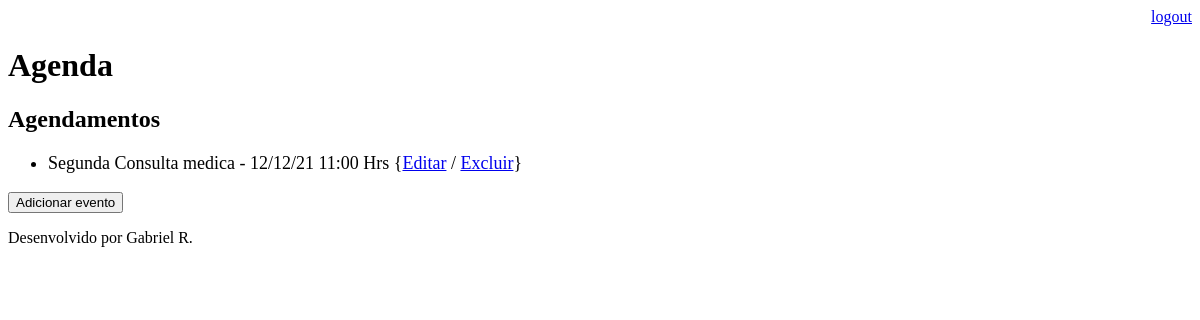
The page /agenda/ (signed in) on the database as committed earlier.
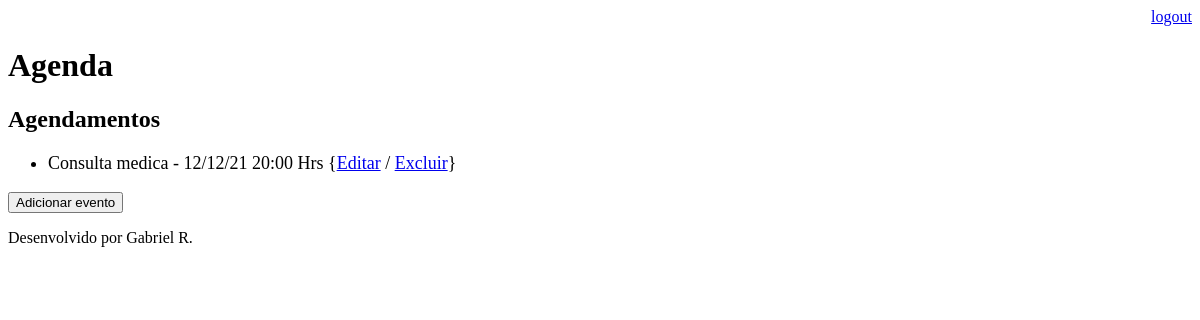
The same page on the database as committed later.
### core/models.py (models this page shows, shortened)
class Evento(models.Model):
    titulo = models.CharField(max_length=100)
    descricao = models.TextField(blank=True, null=True)
    data_evento = models.DateTimeField(verbose_name='Data do evento')
    data_criacao = models.DateTimeField(auto_now=True)
    usuario = models.ForeignKey(User, on_delete=models.CASCADE)
    class Meta:
        db_table = 'evento'
    def get_data_evento(self):
        return self.data_evento.strftime('%d/%m/%y %H:%M Hrs')
    def get_evento_atrasado(self):
        if self.data_evento < datetime.now():
            return True
        else:
            return False

### core/views.py (the view)
# urls.py: path('agenda/', views.lista_eventos),
@login_required(login_url='/login/')
def lista_eventos(request):
    usuario = request.user
    data_atual = datetime.now() - timedelta(hours=1)
    evento = Evento.objects.filter(usuario=usuario,
                                   data_evento__gt=data_atual)
    dados = {'eventos' :evento}
    return render(request, 'agenda.html', dados)

### templates/agenda.html (shortened to what this page needs)
{% extends "model-page.html" %}
{% block content %}
    <h2>Agendamentos</h2>
    <ul style="font-size: 18px">
    {% for evento in eventos %}
        <li>
            <div style=>
            {{ evento.titulo }} - {{ evento.get_data_evento }}
                {<a href="evento/?id={{ evento.id }}">Editar</a>
                / <a href="evento/delete/{{ evento.id }}/">Excluir</a>}
            </div>
        </li>
    {% endfor %}
    </ul>
    <a href="evento/">
    <button type="button">Adicionar evento</button>
    </a>
{% endblock %}

Rows that differ between the two databases and show on the page:
no longer on this page (row edited): Evento: titulo "Segunda Consulta medica", get_data_evento "12/12/21 11:00 Hrs"
added Evento: titulo "Consulta medica", get_data_evento "12/12/21 20:00 Hrs"
